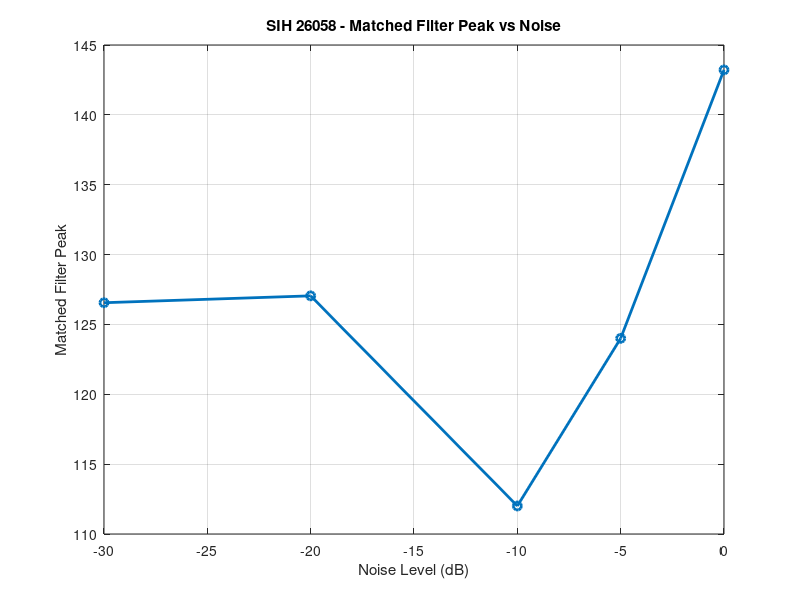
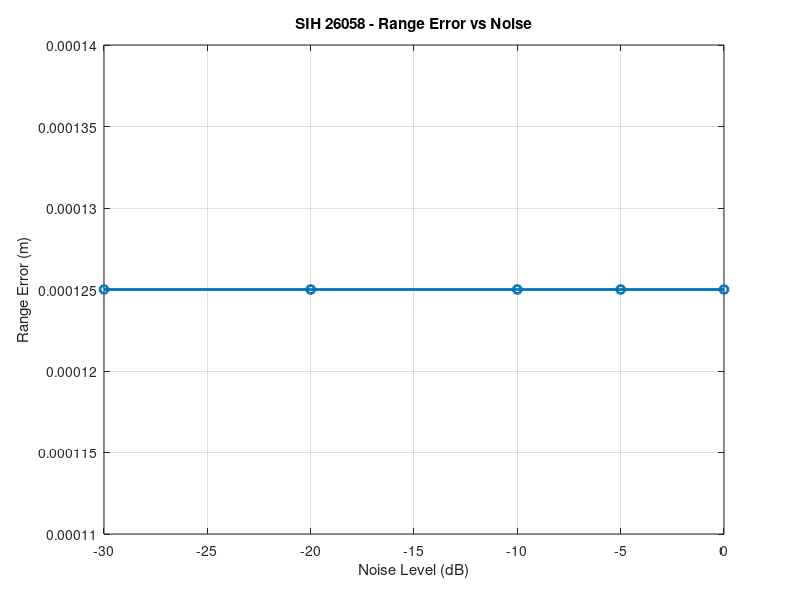
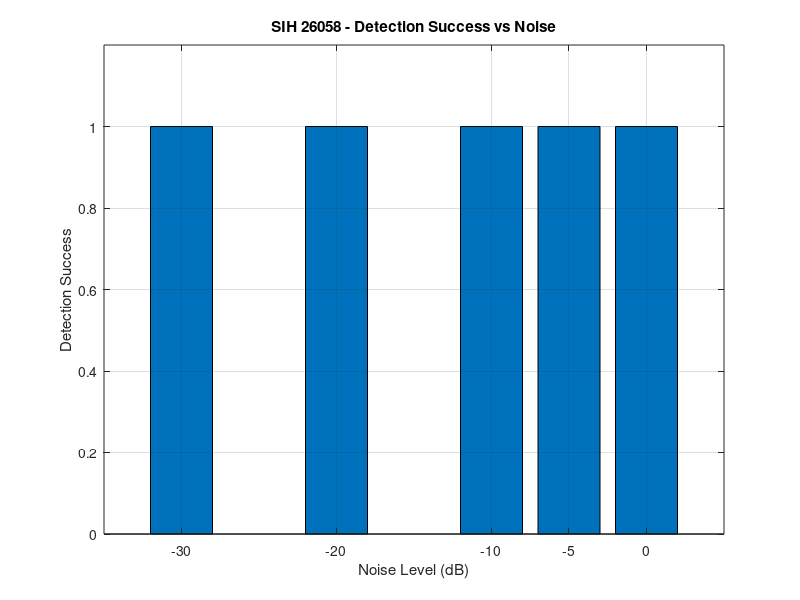
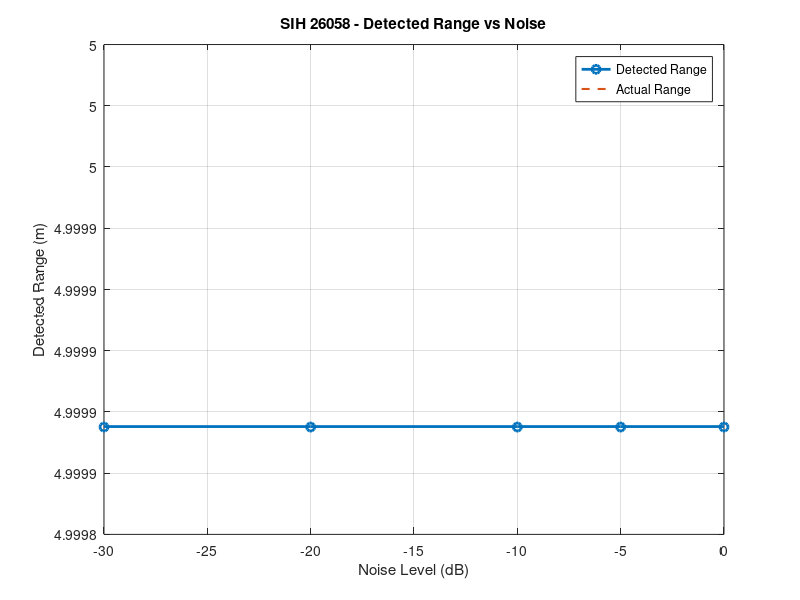

These figures' MATLAB source, in order:
%% =========================================================
% SIH 26058
% NOISE ROBUSTNESS PERFORMANCE ANALYSIS
%
% Tests target detection at different noise levels.
%
% Target = 5 m
% Waveform = LFM Chirp
% =========================================================

clear;
clc;
close all;

rng(1);   % Repeatable noise for comparison

%% =========================================================
% 1. SYSTEM PARAMETERS
% =========================================================

Fs = 2e6;
Ts = 1/Fs;

soundSpeed = 1500;
channelGain = 1;

targetRange = 5;

Fc = 300e3;
BW = 200e3;
Tp = 2e-3;
A = 1.0;

%% =========================================================
% 2. NOISE LEVELS TO TEST
% =========================================================

noiseLevels = [-30 -20 -10 -5 0];

numTests = length(noiseLevels);

%% =========================================================
% 3. GENERATE LFM TRANSMITTED SIGNAL
% =========================================================

N = round(Tp*Fs);

t = (0:N-1)*Ts;

fStart = Fc - BW/2;
fStop = Fc + BW/2;

k = (fStop-fStart)/Tp;

phase = 2*pi*( ...
    fStart*t + 0.5*k*t.^2);

txSignal = A*cos(phase);

%% =========================================================
% 4. APPLY HANN WINDOW
% =========================================================

txSignal = txSignal .* hann(N).';

%% =========================================================
% 5. RESULT STORAGE
% =========================================================

detectedRanges = zeros(numTests,1);
rangeErrors = zeros(numTests,1);
detectedDelays = zeros(numTests,1);
peakValues = zeros(numTests,1);
detectionSuccess = false(numTests,1);

%% =========================================================
% 6. RUN NOISE TESTS
% =========================================================

for test = 1:numTests

    noiseLevel = noiseLevels(test);

    %% -----------------------------------------------------
    % PROPAGATION DELAY
    % -----------------------------------------------------

    roundTripTime = ...
        (2*targetRange)/soundSpeed;

    delaySamples = ...
        round(roundTripTime*Fs);

    %% -----------------------------------------------------
    % CREATE RECEIVED SIGNAL
    % -----------------------------------------------------

    receiveLength = ...
        length(txSignal)+delaySamples;

    receivedSignal = ...
        zeros(1,receiveLength);

    %% -----------------------------------------------------
    % ECHO ATTENUATION
    % -----------------------------------------------------

    echoGain = ...
        channelGain/(1+targetRange);

    echoSignal = ...
        echoGain*txSignal;

    startIndex = delaySamples+1;

    endIndex = ...
        startIndex+length(echoSignal)-1;

    receivedSignal(startIndex:endIndex) = ...
        echoSignal;

    %% -----------------------------------------------------
    % ADD NOISE
    % -----------------------------------------------------

    noiseAmplitude = ...
        10^(noiseLevel/20);

    noise = ...
        noiseAmplitude*randn(size(receivedSignal));

    noisyReceivedSignal = ...
        receivedSignal+noise;

    %% -----------------------------------------------------
    % MATCHED FILTER
    % -----------------------------------------------------

    matchedFilter = ...
        conj(fliplr(txSignal));

    matchedOutput = conv( ...
        noisyReceivedSignal, ...
        matchedFilter);

    %% -----------------------------------------------------
    % FIND PEAK
    % -----------------------------------------------------

    [peakValue,peakIndex] = ...
        max(abs(matchedOutput));

    detectedDelaySamples = ...
        peakIndex-length(txSignal);

    detectedDelay = ...
        detectedDelaySamples/Fs;

    detectedRange = ...
        (detectedDelay*soundSpeed)/2;

    %% -----------------------------------------------------
    % RANGE ERROR
    % -----------------------------------------------------

    rangeError = ...
        abs(detectedRange-targetRange);

    %% -----------------------------------------------------
    % DETECTION DECISION
    % -----------------------------------------------------

    if rangeError < 0.1

        detectionSuccess(test) = true;

    else

        detectionSuccess(test) = false;

    end

    %% -----------------------------------------------------
    % STORE RESULTS
    % -----------------------------------------------------

    detectedRanges(test) = detectedRange;
    rangeErrors(test) = rangeError;
    detectedDelays(test) = detectedDelay;
    peakValues(test) = peakValue;

end

%% =========================================================
% 7. DISPLAY RESULTS
% =========================================================

fprintf('\n');
fprintf('============================================================\n');
fprintf('       SIH 26058 - NOISE ROBUSTNESS TEST\n');
fprintf('============================================================\n');

fprintf('\nTarget Range       : %.2f m\n',targetRange);
fprintf('Waveform           : LFM Chirp\n');
fprintf('Centre Frequency   : %.1f kHz\n',Fc/1e3);
fprintf('Bandwidth          : %.1f kHz\n',BW/1e3);
fprintf('Pulse Duration     : %.2f ms\n',Tp*1e3);

fprintf('\n');

fprintf('%-12s %-15s %-15s %-15s %-15s\n', ...
    'Noise(dB)', ...
    'Delay(ms)', ...
    'Detected(m)', ...
    'Error(m)', ...
    'Status');

fprintf('------------------------------------------------------------\n');

for test = 1:numTests

    if detectionSuccess(test)
        statusText = 'SUCCESS';
    else
        statusText = 'FAILED';
    end

    fprintf('%-12.1f %-15.3f %-15.3f %-15.3f %-15s\n', ...
        noiseLevels(test), ...
        detectedDelays(test)*1e3, ...
        detectedRanges(test), ...
        rangeErrors(test), ...
        statusText);

end

fprintf('============================================================\n');

%% =========================================================
% 8. MATCHED FILTER PEAK GRAPH
% =========================================================

figure;

plot(noiseLevels,peakValues,'o-','LineWidth',2);

xlabel('Noise Level (dB)');
ylabel('Matched Filter Peak');

title('SIH 26058 - Matched Filter Peak vs Noise');

grid on;

%% =========================================================
% 9. RANGE ERROR GRAPH
% =========================================================

figure;

plot(noiseLevels,rangeErrors,'o-','LineWidth',2);

xlabel('Noise Level (dB)');
ylabel('Range Error (m)');

title('SIH 26058 - Range Error vs Noise');

grid on;

%% =========================================================
% 10. DETECTION SUCCESS GRAPH
% =========================================================

figure;

bar(noiseLevels,double(detectionSuccess));

xlabel('Noise Level (dB)');
ylabel('Detection Success');

title('SIH 26058 - Detection Success vs Noise');

ylim([0 1.2]);

grid on;

%% =========================================================
% 11. DETECTED RANGE GRAPH
% =========================================================

figure;

plot(noiseLevels,detectedRanges,'o-','LineWidth',2);

hold on;

plot(noiseLevels, ...
     targetRange*ones(size(noiseLevels)), ...
     '--','LineWidth',1.5);

xlabel('Noise Level (dB)');
ylabel('Detected Range (m)');

title('SIH 26058 - Detected Range vs Noise');

legend('Detected Range','Actual Range');

grid on;

hold off;

%% =========================================================
% 12. COMPLETE
% =========================================================

fprintf('\nNOISE ROBUSTNESS TEST COMPLETE\n');
fprintf('============================================================\n');
